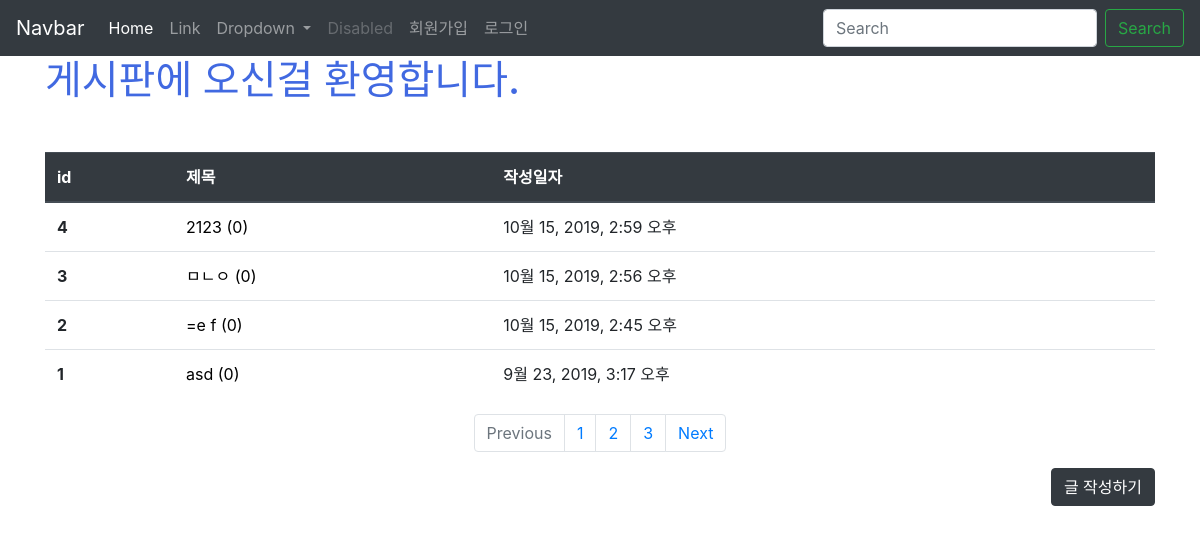
/articles/, run on an earlier commit of the app's database.
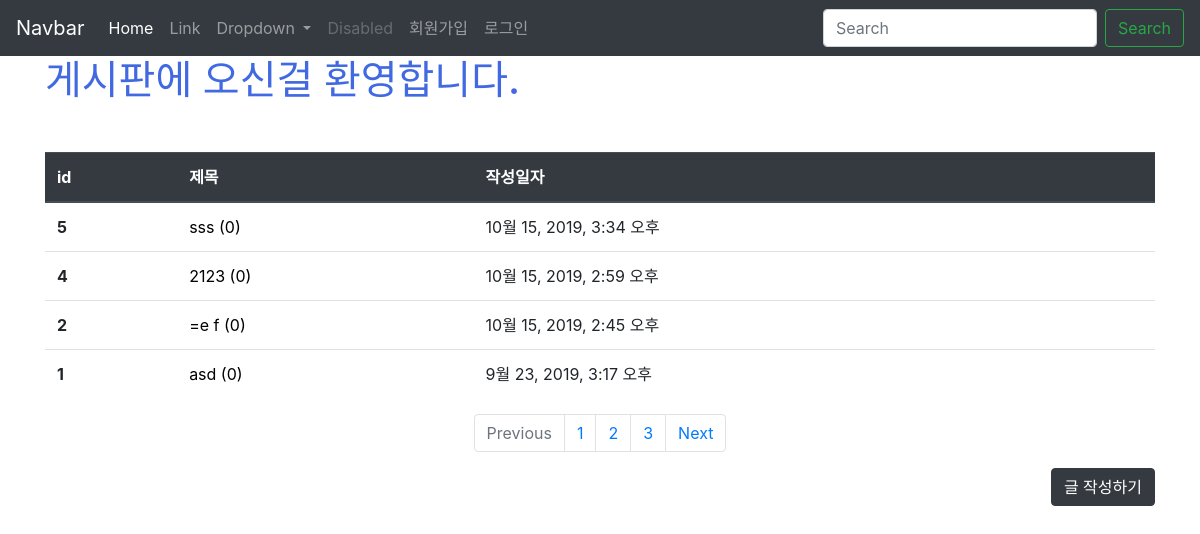
And on a later commit of the database.
### articles/models.py (models this page shows, shortened)
class Article(models.Model):    # models.Model 을 상속 받는 형식으로 쓴다. ~.~.get()으로 앞으로 데이터 사용하는게 여기 들어있거든
    title = models.CharField(max_length=10)  # 기사의 제목을 변수값으로 가지는데 그것은 캐릭터 필드이다. (일종의 스키마를 정의하는거야)
    content = models.TextField()
    image = models.ImageField(blank=True)
    image_thumbnail = ImageSpecField(
        processors=[ResizeToFill(300, 300)],
        format='JPEG',
        options={'quality':80},
    )
    created_at = models.DateTimeField(auto_now_add=True)
    updated_at = models.DateTimeField(auto_now=True)      # 이런식으로 다양한 필드 생성 가능. 다 쓰고나서

### articles/views.py (the view)
# urls.py: path('',views.index, name='index'),
def index(request):
    articles = Article.objects.order_by('-id') # 작성
    context = {
        'articles': articles
    }
    return render(request, 'articles/index.html', context)

### articles/templates/articles/index.html (shortened to what this page needs)
{% extends 'articles/base.html' %}
{% load static %}
{% block css %}
<link rel="stylesheet" href="{% static 'articles/style.css' %}">
{% endblock %}
{% block body %}
<h1 class="title">게시판에 오신걸 환영합니다.</h1>
<table class="table mt-5">
  <thead class="thead-dark">
    <tr>
      <th scope="col">id</th>
      <th scope="col">제목</th>
      <th scope="col">작성일자</th>
    </tr>
  </thead>
  <tbody>
    {% for article in articles %}
    <tr>
      <th scope="row">{{article.id}}</th>
      <td><a href="{% url 'articles:detail' article.pk%}" style="color:black; text-decoration: none;">{{article.title}} ({{article.comment_set.all.count}})</a></td>
      <td>{{article.created_at}}</td>
    </tr>
    {% endfor %}
  </tbody>
</table>
<nav aria-label="Page navigation example">
  <ul class="pagination justify-content-center">
    <li class="page-item disabled">
      <a class="page-link" href="#" tabindex="-1" aria-disabled="true">Previous</a>
    </li>
    <li class="page-item"><a class="page-link" href="#">1</a></li>
    <li class="page-item"><a class="page-link" href="#">2</a></li>
    <li class="page-item"><a class="page-link" href="#">3</a></li>
    <li class="page-item">
      <a class="page-link" href="#">Next</a>
    </li>
  </ul>
</nav>
<div class="d-flex justify-content-end">
    <a class="btn btn-dark " href="{% url 'articles:create' %}" role="button">글 작성하기</a>
</div>
  {% endblock %}

### articles/templates/articles/base.html (shortened to what this page needs)
{% load bootstrap4 %}
{% load static %}
<!DOCTYPE html>
<html lang="ko">
<head>
  <link rel="stylesheet" href="{% static 'bootstrap/css/bootstrap.min.css' %}">
  {% block css %} {% endblock %}
</head>
<body>
  <nav class="navbar navbar-expand-lg navbar-dark bg-dark">
    <a class="navbar-brand" href="#">Navbar</a>
    <div class="collapse navbar-collapse" id="navbarSupportedContent">
      <ul class="navbar-nav mr-auto">
        <li class="nav-item active">
          <a class="nav-link" href="{%url 'articles:index'%}">Home <span class="sr-only">(current)</span></a>
        </li>
        <li class="nav-item">
          <a class="nav-link" href="#">Link</a>
        </li>
        <li class="nav-item dropdown">
          <a class="nav-link dropdown-toggle" href="#" id="navbarDropdown" role="button" data-toggle="dropdown"
            aria-haspopup="true" aria-expanded="false">
            Dropdown
          </a>
        </li>
        <li class="nav-item">
          <a class="nav-link disabled" href="#" tabindex="-1" aria-disabled="true">Disabled</a>
        </li>
        {% if user.is_authenticated %}
        <li class="nav-item">
          <a class="nav-link">{{user.username}}</a>
        </li>
        <li class="nav-item">
          <a class="nav-link" href="{% url 'accounts:logout' %}">로그아웃</a>
        </li>
        <li class="nav-item">
          <a class="nav-link" href="{% url 'accounts:update' %}">회원 정보수정</a>
        </li>
        {% else %}
        <li class="nav-item">
          <a class="nav-link" href="{% url 'accounts:signup' %}">회원가입</a>
        </li>
        <li class="nav-item">
          <a class="nav-link" href="{% url 'accounts:login' %}">로그인</a>
        </li>
        {% endif %}
      </ul>
      <form class="form-inline my-2 my-lg-0">
        <input class="form-control mr-sm-2" type="search" placeholder="Search" aria-label="Search">
        <button class="btn btn-outline-success my-2 my-sm-0" type="submit">Search</button>
      </form>
    </div>
  </nav>
  <div class="container">
    {% block body %}
    {% endblock %}
  </div>
</body>
</html>

### articles/static/articles/style.css (style rules this page uses)
.title { color: royalblue }

What changed in the data, as far as the page shows it:
removed Article: id "3", title "ㅁㄴㅇ", comment_set.all.count "0", created_at "10월 15, 2019, 2:56 오후"
added Article: id "5", title "sss", comment_set.all.count "0", created_at "10월 15, 2019, 3:34 오후"
